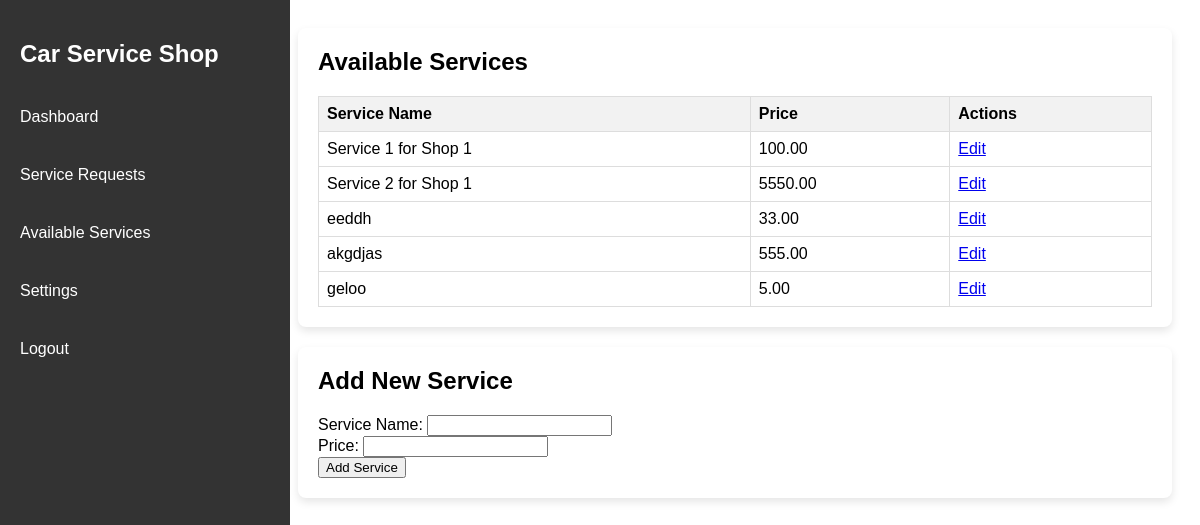
/admin/service/shop_available_service.php (signed in), run on the app's committed database.
### tables this page shows
CREATE TABLE `services` (
  `id` int(11) NOT NULL,
  `shop_id` int(11) NOT NULL,
  `service_name` varchar(255) NOT NULL,
  `description` text DEFAULT NULL,
  `price` decimal(10,2) NOT NULL,
  `email` varchar(255) NOT NULL
);

### admin/service/shop_available_service.php (the view, shortened to what this page needs)
<?php
include '../db_connection.php';
$email = $_SESSION['email'];
$sql_shop = "SELECT id FROM shops WHERE owner_email=?";
$stmt_shop = $conn->prepare($sql_shop);
$stmt_shop->bind_param("s", $email);
$stmt_shop->execute();
$stmt_shop->bind_result($shop_id);
$sql_services = "SELECT id, service_name, price FROM services WHERE shop_id=?";
$stmt_services = $conn->prepare($sql_services);
$stmt_services->bind_param("i", $shop_id);
$stmt_services->execute();
$result_services = $stmt_services->get_result();
?>
<!DOCTYPE html>
<html lang="en">
<head>
</head>
<body>
    <div class="sidebar">
        <h2>Car Service Shop</h2>
        <a href="../shop_dashboard.php">Dashboard</a>
        <a href="shop_service_request.php">Service Requests</a>
        <a href="shop_available_service.php">Available Services</a>
        <a href="shop_settings.php">Settings</a>
        <a href="../logout.php">Logout</a>
    </div>
    <div class="content">
        <div class="card" id="available_services">
            <h2>Available Services</h2>
            <table>
                <tr>
                    <th>Service Name</th>
                    <th>Price</th>
                    <th>Actions</th>
                </tr>
                <?php
                if ($result_services->num_rows > 0) {
                    while ($row = $result_services->fetch_assoc()) {
                        echo "<tr>";
                        echo "<td>" . htmlspecialchars($row['service_name']) . "</td>";
                        echo "<td>" . htmlspecialchars($row['price']) . "</td>";
                        echo "<td><a href='shop_available_service.php?edit=" . $row['id'] . "'>Edit</a></td>";
                        echo "</tr>";
                    }
                } else {
                    echo "<tr><td colspan='3'>No services available</td></tr>";
                }
                ?>
            </table>
        </div>
        <div class="card" id="add_service">
            <h2><?php echo isset($_GET['edit']) ? 'Update Service' : 'Add New Service'; ?></h2>
            <form action="shop_available_service.php" method="post">
                <label for="service_name">Service Name:</label>
                <input type="text" id="service_name" name="service_name" value="<?php echo isset($service_name) ? htmlspecialchars($service_name) : ''; ?>" required>
                <br>
                <label for="price">Price:</label>
                <input type="number" id="price" name="price" value="<?php echo isset($price) ? htmlspecialchars($price) : ''; ?>" required>
                <br>
                <input type="submit" name="<?php echo isset($_GET['edit']) ? 'update_service' : 'add_service'; ?>" value="<?php echo isset($_GET['edit']) ? 'Update Service' : 'Add Service'; ?>">
            </form>
        </div>
    </div>
</body>
</html>

### admin/service/shop_available_service.php (style rules this page uses)
body { display: flex; font-family: Arial, sans-serif; }
.sidebar { position: fixed; top: 0; left: 0; height: 100vh; width: 250px; background-color: #333; color: white; display: flex; flex-direction: column; padding: 20px; }
.sidebar a { color: white; text-decoration: none; padding: 10px 0; margin: 10px 0; display: block; }
.content { margin-left: 270px; padding: 20px; flex-grow: 1; }
.card { background-color: white; border-radius: 8px; box-shadow: 0 4px 8px rgba(0, 0, 0, 0.1); padding: 20px; margin-bottom: 20px; }
.card h2 { margin-top: 0; }
.card table { width: 100%; border-collapse: collapse; }
.card table, .card th, .card td { border: 1px solid #ddd; }
.card th, .card td { padding: 8px; text-align: left; }
.card th { background-color: #f2f2f2; }

### data on the page
services: service_name "Service 1 for Shop 1", price "100.00"
services: service_name "Service 2 for Shop 1", price "5550.00"
services: service_name "eeddh", price "33.00"
services: service_name "akgdjas", price "555.00"
services: service_name "geloo", price "5.00"
